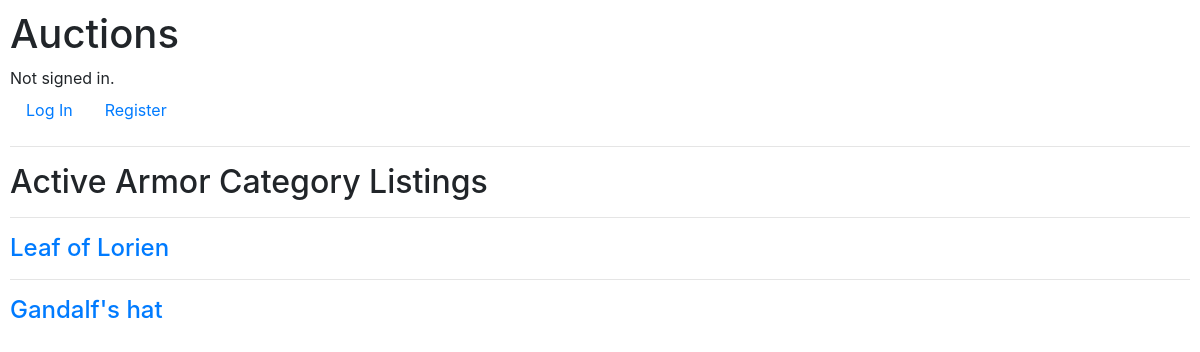
/category_auction/2/, run on the app's committed database.
### auctions/models.py (models this page shows, shortened)
class Category(models.Model):
    name = models.CharField(max_length=50)
    class Meta:
        verbose_name_plural= "Categories"

class Auction(models.Model):
    title = models.CharField(max_length=255)
    description = models.CharField(max_length=255)
    start_bid = models.IntegerField(null=True)
    image_url = models.CharField(max_length=255,blank=True, null=True)
    category = models.ManyToManyField(Category,related_name='categories')
    isActive = models.BooleanField(default=True)
    created_by = models.ForeignKey(User, on_delete=models.CASCADE)

### auctions/views.py (the view)
# urls.py: path('category_auction/<int:category_id>/', views.category_auction, name="category_auction"),
def category_auction(request,category_id):
    auctions = Auction.objects.filter(category__id=category_id)
    name = Category.objects.filter(id=category_id)
    return render(request, "auctions/category_auction.html", {
        "auctions":auctions,
        "name":name
    })

### auctions/templates/auctions/category_auction.html
{% extends "auctions/layout.html" %}
{% block body %}
{% for category in name %}
  <h2>Active {{category.name}} Category Listings</h2>
{% endfor %}
{% for auction in auctions %}
  {% if auction.isActive %}
    <hr>
    <div>
        <h4><a href="/detail/{{ auction.id }}">{{ auction.title }}</a></h4>
          {% endif %}
        {% endfor %}
      </div>
{% endblock %}

### auctions/static/auctions/styles.css (style rules this page uses)
body { padding: 10px; }

### data on the page
Category: name "Armor"
Auction: title "Leaf of Lorien"
Auction: title "Gandalf's hat"
